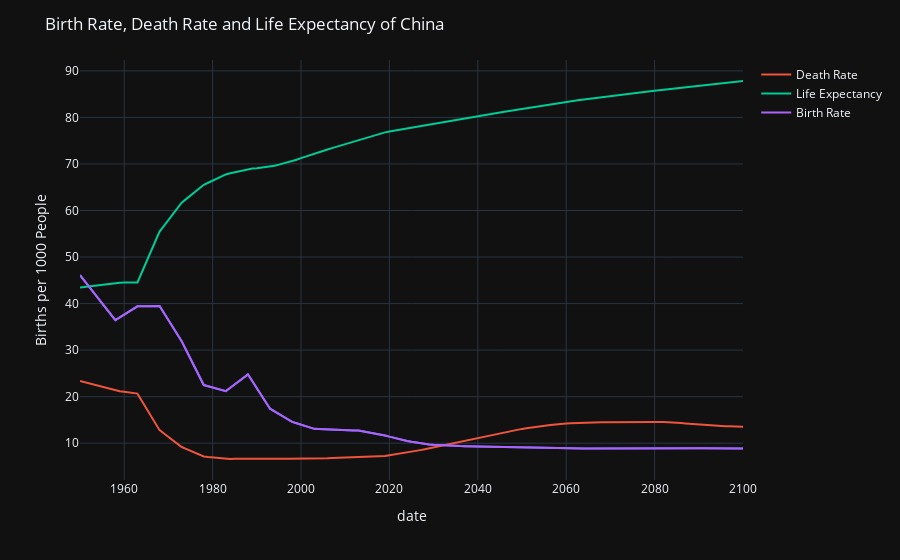

The notebook cell this image was saved under:
### Markdown cell above
`Birth Rate, Death Rate and Life Expectancy of China`

### Code cell
# birth  rate 
fig2 = px.line(merged, x="date", y=" Births per 1000 People", title="", template="plotly_dark",)

# add death rate to fig2
fig2.add_scatter(x=merged['date'], y=merged[' Deaths per 1000 People'], name="Death Rate")
# add life expectancy to fig2
fig2.add_scatter(x=merged['date'], y=merged[' Life Expectancy from Birth (Years)'], name="Life Expectancy")

#add title to fig2
fig2.update_layout(  title="Birth Rate, Death Rate and Life Expectancy of China"),
# add  scatter to birth rate again to make it display on legend area with color blue
fig2.add_scatter(x=merged['date'], y=merged[' Births per 1000 People'], name="Birth Rate", )

### Figure 1 — Plotly figure (JSON) as saved in the notebook; plotly's stock layout.template omitted (floating-point values rounded to 4 significant figures; data arrays with more than 128 entries replaced by an {"elided": "..."} marker saying what was removed)
{"data": [{"hovertemplate": "date=%{x}<br> Births per 1000 People=%{y}<extra></extra>", "legendgroup": "", "line": {"color": "#636efa", "dash": "solid"}, "marker": {"symbol": "circle"}, "mode": "lines", "name": "", "orientation": "v", "showlegend": false, "type": "scatter", "x": {"elided": "151 int values"}, "xaxis": "x", "y": {"elided": "151 float values"}, "yaxis": "y"}, {"name": "Death Rate", "type": "scatter", "x": {"elided": "151 int values"}, "y": {"elided": "151 float values"}}, {"name": "Life Expectancy", "type": "scatter", "x": {"elided": "151 int values"}, "y": {"elided": "151 float values"}}, {"name": "Birth Rate", "type": "scatter", "x": {"elided": "151 int values"}, "y": {"elided": "151 float values"}}], "layout": {"legend": {"tracegroupgap": 0}, "margin": {"t": 60}, "title": {"text": "Birth Rate, Death Rate and Life Expectancy of China"}, "xaxis": {"anchor": "y", "domain": [0, 1], "title": {"text": "date"}}, "yaxis": {"anchor": "x", "domain": [0, 1], "title": {"text": " Births per 1000 People"}}}}
